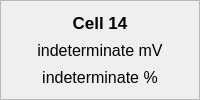
                 <widget class="QFrame" name="cell14_frame">
                  <property name="frameShape">
                   <enum>QFrame::StyledPanel</enum>
                  </property>
                  <property name="frameShadow">
                   <enum>QFrame::Raised</enum>
                  </property>
                  <layout class="QVBoxLayout" name="verticalLayout_18">
                   <item>
                    <widget class="QLabel" name="cell14_title">
                     <property name="font">
                      <font>
                       <pointsize>13</pointsize>
                       <weight>75</weight>
                       <bold>true</bold>
                      </font>
                     </property>
                     <property name="text">
                      <string>Cell 14</string>
                     </property>
                     <property name="alignment">
                      <set>Qt::AlignCenter</set>
                     </property>
                    </widget>
                   </item>
                   <item>
                    <widget class="QLabel" name="cell14_voltage">
                     <property name="font">
                      <font>
                       <pointsize>12</pointsize>
                      </font>
                     </property>
                     <property name="text">
                      <string>indeterminate mV</string>
                     </property>
                     <property name="alignment">
                      <set>Qt::AlignCenter</set>
                     </property>
                    </widget>
                   </item>
                   <item>
                    <widget class="QLabel" name="cell14_soc">
                     <property name="font">
                      <font>
                       <pointsize>12</pointsize>
                      </font>
                     </property>
                     <property name="text">
                      <string>indeterminate %</string>
                     </property>
                     <property name="alignment">
                      <set>Qt::AlignCenter</set>
                     </property>
                    </widget>
                   </item>
                  </layout>
                 </widget>
